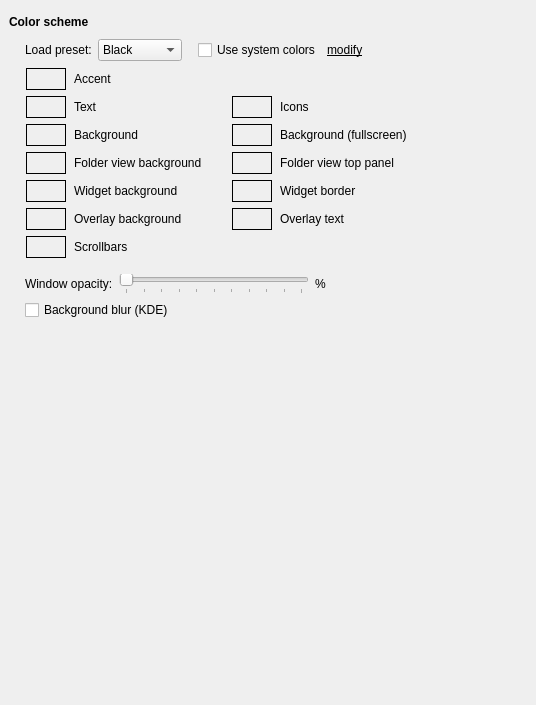
             <widget class="QWidget" name="scrollAreaWidgetContents_2">
              <property name="geometry">
               <rect>
                <x>0</x>
                <y>0</y>
                <width>536</width>
                <height>705</height>
               </rect>
              </property>
              <layout class="QVBoxLayout" name="verticalLayout_25">
               <property name="leftMargin">
                <number>9</number>
               </property>
               <property name="topMargin">
                <number>9</number>
               </property>
               <property name="rightMargin">
                <number>9</number>
               </property>
               <property name="bottomMargin">
                <number>9</number>
               </property>
               <item>
                <spacer name="verticalSpacer_4">
                 <property name="orientation">
                  <enum>Qt::Vertical</enum>
                 </property>
                 <property name="sizeType">
                  <enum>QSizePolicy::Fixed</enum>
                 </property>
                 <property name="sizeHint" stdset="0">
                  <size>
                   <width>20</width>
                   <height>6</height>
                  </size>
                 </property>
                </spacer>
               </item>
               <item>
                <layout class="QHBoxLayout" name="horizontalLayout_9">
                 <property name="leftMargin">
                  <number>0</number>
                 </property>
                 <property name="topMargin">
                  <number>0</number>
                 </property>
                 <property name="rightMargin">
                  <number>0</number>
                 </property>
                 <property name="bottomMargin">
                  <number>0</number>
                 </property>
                 <item>
                  <widget class="QLabel" name="label_38">
                   <property name="font">
                    <font>
                     <bold>true</bold>
                    </font>
                   </property>
                   <property name="frameShape">
                    <enum>QFrame::NoFrame</enum>
                   </property>
                   <property name="text">
                    <string>Color scheme</string>
                   </property>
                   <property name="alignment">
                    <set>Qt::AlignLeading|Qt::AlignLeft|Qt::AlignVCenter</set>
                   </property>
                  </widget>
                 </item>
                 <item>
                  <widget class="QWidget" name="widget_5" native="true">
                   <property name="sizePolicy">
                    <sizepolicy hsizetype="Expanding" vsizetype="Preferred">
                     <horstretch>0</horstretch>
                     <verstretch>0</verstretch>
                    </sizepolicy>
                   </property>
                   <property name="accessibleName">
                    <string notr="true">SLine</string>
                   </property>
                  </widget>
                 </item>
                </layout>
               </item>
               <item>
                <layout class="QVBoxLayout" name="verticalLayout_21">
                 <property name="leftMargin">
                  <number>16</number>
                 </property>
                 <property name="topMargin">
                  <number>4</number>
                 </property>
                 <property name="rightMargin">
                  <number>0</number>
                 </property>
                 <property name="bottomMargin">
                  <number>0</number>
                 </property>
                 <item>
                  <layout class="QHBoxLayout" name="horizontalLayout_3">
                   <property name="leftMargin">
                    <number>0</number>
                   </property>
                   <property name="topMargin">
                    <number>0</number>
                   </property>
                   <item>
                    <widget class="QLabel" name="loadPresetLabel">
                     <property name="text">
                      <string>Load preset:</string>
                     </property>
                    </widget>
                   </item>
                   <item>
                    <widget class="QComboBox" name="themeSelectorComboBox">
                     <property name="sizePolicy">
                      <sizepolicy hsizetype="Minimum" vsizetype="Minimum">
                       <horstretch>0</horstretch>
                       <verstretch>0</verstretch>
                      </sizepolicy>
                     </property>
                     <property name="currentText">
                      <string>Black</string>
                     </property>
                     <item>
                      <property name="text">
                       <string>Black</string>
                      </property>
                     </item>
                     <item>
                      <property name="text">
                       <string>Dark</string>
                      </property>
                     </item>
                     <item>
                      <property name="text">
                       <string>Dark Blue</string>
                      </property>
                     </item>
                     <item>
                      <property name="text">
                       <string>Light</string>
                      </property>
                     </item>
                    </widget>
                   </item>
                   <item>
                    <spacer name="horizontalSpacer_13">
                     <property name="orientation">
                      <enum>Qt::Horizontal</enum>
                     </property>
                     <property name="sizeType">
                      <enum>QSizePolicy::Fixed</enum>
                     </property>
                     <property name="sizeHint" stdset="0">
                      <size>
                       <width>10</width>
                       <height>10</height>
                      </size>
                     </property>
                    </spacer>
                   </item>
                   <item>
                    <widget class="QCheckBox" name="useSystemColorsCheckBox">
                     <property name="text">
                      <string>Use system colors</string>
                     </property>
                    </widget>
                   </item>
                   <item>
                    <widget class="ClickableLabel" name="modifySystemSchemeLabel">
                     <property name="cursor">
                      <cursorShape>PointingHandCursor</cursorShape>
                     </property>
                     <property name="text">
                      <string>&lt;html&gt;&lt;head/&gt;&lt;body&gt;&lt;p&gt;&lt;span style=&quot; text-decoration: underline;&quot;&gt;modify&lt;/span&gt;&lt;/p&gt;&lt;/body&gt;&lt;/html&gt;</string>
                     </property>
                     <property name="textFormat">
                      <enum>Qt::RichText</enum>
                     </property>
                    </widget>
                   </item>
                   <item>
                    <spacer name="horizontalSpacer_18">
                     <property name="orientation">
                      <enum>Qt::Horizontal</enum>
                     </property>
                     <property name="sizeHint" stdset="0">
                      <size>
                       <width>40</width>
                       <height>20</height>
                      </size>
                     </property>
                    </spacer>
                   </item>
                  </layout>
                 </item>
                 <item>
                  <widget class="QWidget" name="colorConfigSubgroup" native="true">
                   <layout class="QGridLayout" name="gridLayout_2">
                    <property name="leftMargin">
                     <number>1</number>
                    </property>
                    <property name="topMargin">
                     <number>1</number>
                    </property>
                    <property name="rightMargin">
                     <number>1</number>
                    </property>
                    <property name="bottomMargin">
                     <number>1</number>
                    </property>
                    <property name="horizontalSpacing">
                     <number>8</number>
                    </property>
                    <item row="4" column="1">
                     <widget class="QLabel" name="label_21">
                      <property name="text">
                       <string>Widget background</string>
                      </property>
                     </widget>
                    </item>
                    <item row="3" column="2">
                     <widget class="ColorSelectorButton" name="colorSelectorFolderviewPanel">
                      <property name="sizePolicy">
                       <sizepolicy hsizetype="Fixed" vsizetype="Fixed">
                        <horstretch>0</horstretch>
                        <verstretch>0</verstretch>
                       </sizepolicy>
                      </property>
                      <property name="minimumSize">
                       <size>
                        <width>40</width>
                        <height>22</height>
                       </size>
                      </property>
                      <property name="cursor">
                       <cursorShape>PointingHandCursor</cursorShape>
                      </property>
                      <property name="accessibleName">
                       <string notr="true"/>
                      </property>
                      <property name="autoFillBackground">
                       <bool>true</bool>
                      </property>
                      <property name="frameShape">
                       <enum>QFrame::Box</enum>
                      </property>
                      <property name="text">
                       <string/>
                      </property>
                     </widget>
                    </item>
                    <item row="0" column="1">
                     <widget class="QLabel" name="label_33">
                      <property name="minimumSize">
                       <size>
                        <width>150</width>
                        <height>0</height>
                       </size>
                      </property>
                      <property name="text">
                       <string>Accent</string>
                      </property>
                     </widget>
                    </item>
                    <item row="1" column="2">
                     <widget class="ColorSelectorButton" name="colorSelectorIcons">
                      <property name="sizePolicy">
                       <sizepolicy hsizetype="Fixed" vsizetype="Fixed">
                        <horstretch>0</horstretch>
                        <verstretch>0</verstretch>
                       </sizepolicy>
                      </property>
                      <property name="minimumSize">
                       <size>
                        <width>40</width>
                        <height>22</height>
                       </size>
                      </property>
                      <property name="accessibleName">
                       <string notr="true"/>
                      </property>
                      <property name="autoFillBackground">
                       <bool>true</bool>
                      </property>
                      <property name="frameShape">
                       <enum>QFrame::Box</enum>
                      </property>
                      <property name="text">
                       <string notr="true"/>
                      </property>
                     </widget>
                    </item>
                    <item row="4" column="3">
                     <widget class="QLabel" name="label_22">
                      <property name="text">
                       <string>Widget border</string>
                      </property>
                     </widget>
                    </item>
                    <item row="5" column="3">
                     <widget class="QLabel" name="label_37">
                      <property name="text">
                       <string>Overlay text</string>
                      </property>
                     </widget>
                    </item>
                    <item row="6" column="0">
                     <widget class="ColorSelectorButton" name="colorSelectorScrollbar">
                      <property name="sizePolicy">
                       <sizepolicy hsizetype="Fixed" vsizetype="Fixed">
                        <horstretch>0</horstretch>
                        <verstretch>0</verstretch>
                       </sizepolicy>
                      </property>
                      <property name="minimumSize">
                       <size>
                        <width>40</width>
                        <height>22</height>
                       </size>
                      </property>
                      <property name="cursor">
                       <cursorShape>PointingHandCursor</cursorShape>
                      </property>
                      <property name="accessibleName">
                       <string notr="true"/>
                      </property>
                      <property name="autoFillBackground">
                       <bool>true</bool>
                      </property>
                      <property name="frameShape">
                       <enum>QFrame::Box</enum>
                      </property>
                      <property name="text">
                       <string/>
                      </property>
                     </widget>
                    </item>
                    <item row="5" column="1">
                     <widget class="QLabel" name="label_36">
                      <property name="text">
                       <string>Overlay background</string>
                      </property>
                     </widget>
                    </item>
                    <item row="0" column="0">
                     <widget class="ColorSelectorButton" name="colorSelectorAccent">
                      <property name="sizePolicy">
                       <sizepolicy hsizetype="Fixed" vsizetype="Fixed">
                        <horstretch>0</horstretch>
                        <verstretch>0</verstretch>
                       </sizepolicy>
                      </property>
                      <property name="minimumSize">
                       <size>
                        <width>40</width>
                        <height>22</height>
                       </size>
                      </property>
                      <property name="cursor">
                       <cursorShape>PointingHandCursor</cursorShape>
                      </property>
                      <property name="accessibleName">
                       <string notr="true"/>
                      </property>
                      <property name="autoFillBackground">
                       <bool>true</bool>
                      </property>
                      <property name="frameShape">
                       <enum>QFrame::Box</enum>
                      </property>
                      <property name="text">
                       <string/>
                      </property>
                     </widget>
                    </item>
                    <item row="5" column="2">
                     <widget class="ColorSelectorButton" name="colorSelectorOverlayText">
                      <property name="sizePolicy">
                       <sizepolicy hsizetype="Fixed" vsizetype="Fixed">
                        <horstretch>0</horstretch>
                        <verstretch>0</verstretch>
                       </sizepolicy>
                      </property>
                      <property name="minimumSize">
                       <size>
                        <width>40</width>
                        <height>22</height>
                       </size>
                      </property>
                      <property name="cursor">
                       <cursorShape>PointingHandCursor</cursorShape>
                      </property>
                      <property name="accessibleName">
                       <string notr="true"/>
                      </property>
                      <property name="autoFillBackground">
                       <bool>true</bool>
                      </property>
                      <property name="frameShape">
                       <enum>QFrame::Box</enum>
                      </property>
                      <property name="text">
                       <string/>
                      </property>
                     </widget>
                    </item>
                    <item row="4" column="0">
                     <widget class="ColorSelectorButton" name="colorSelectorWidget">
                      <property name="sizePolicy">
                       <sizepolicy hsizetype="Fixed" vsizetype="Fixed">
                        <horstretch>0</horstretch>
                        <verstretch>0</verstretch>
                       </sizepolicy>
                      </property>
                      <property name="minimumSize">
                       <size>
                        <width>40</width>
                        <height>22</height>
                       </size>
                      </property>
                      <property name="cursor">
                       <cursorShape>PointingHandCursor</cursorShape>
                      </property>
                      <property name="accessibleName">
                       <string notr="true"/>
                      </property>
                      <property name="autoFillBackground">
                       <bool>true</bool>
                      </property>
                      <property name="frameShape">
                       <enum>QFrame::Box</enum>
                      </property>
                      <property name="text">
                       <string/>
                      </property>
                     </widget>
                    </item>
                    <item row="4" column="2">
                     <widget class="ColorSelectorButton" name="colorSelectorWidgetBorder">
                      <property name="sizePolicy">
                       <sizepolicy hsizetype="Fixed" vsizetype="Fixed">
                        <horstretch>0</horstretch>
                        <verstretch>0</verstretch>
                       </sizepolicy>
                      </property>
                      <property name="minimumSize">
                       <size>
                        <width>40</width>
                        <height>22</height>
                       </size>
                      </property>
                      <property name="cursor">
                       <cursorShape>PointingHandCursor</cursorShape>
                      </property>
                      <property name="accessibleName">
                       <string notr="true"/>
                      </property>
                      <property name="autoFillBackground">
                       <bool>true</bool>
                      </property>
                      <property name="frameShape">
                       <enum>QFrame::Box</enum>
                      </property>
                      <property name="text">
                       <string/>
                      </property>
                     </widget>
                    </item>
                    <item row="2" column="3">
                     <widget class="QLabel" name="label_35">
                      <property name="text">
                       <string>Background (fullscreen)</string>
                      </property>
                     </widget>
                    </item>
                    <item row="3" column="0">
                     <widget class="ColorSelectorButton" name="colorSelectorFolderview">
                      <property name="sizePolicy">
                       <sizepolicy hsizetype="Fixed" vsizetype="Fixed">
                        <horstretch>0</horstretch>
                        <verstretch>0</verstretch>
                       </sizepolicy>
                      </property>
                      <property name="minimumSize">
                       <size>
                        <width>40</width>
                        <height>22</height>
                       </size>
                      </property>
                      <property name="cursor">
                       <cursorShape>PointingHandCursor</cursorShape>
                      </property>
                      <property name="accessibleName">
                       <string notr="true"/>
                      </property>
                      <property name="autoFillBackground">
                       <bool>true</bool>
                      </property>
                      <property name="frameShape">
                       <enum>QFrame::Box</enum>
                      </property>
                      <property name="text">
                       <string/>
                      </property>
                     </widget>
                    </item>
                    <item row="1" column="3">
                     <widget class="QLabel" name="label_14">
                      <property name="text">
                       <string>Icons</string>
                      </property>
                     </widget>
                    </item>
                    <item row="5" column="0">
                     <widget class="ColorSelectorButton" name="colorSelectorOverlay">
                      <property name="sizePolicy">
                       <sizepolicy hsizetype="Fixed" vsizetype="Fixed">
                        <horstretch>0</horstretch>
                        <verstretch>0</verstretch>
                       </sizepolicy>
                      </property>
                      <property name="minimumSize">
                       <size>
                        <width>40</width>
                        <height>22</height>
                       </size>
                      </property>
                      <property name="cursor">
                       <cursorShape>PointingHandCursor</cursorShape>
                      </property>
                      <property name="accessibleName">
                       <string notr="true"/>
                      </property>
                      <property name="autoFillBackground">
                       <bool>true</bool>
                      </property>
                      <property name="frameShape">
                       <enum>QFrame::Box</enum>
                      </property>
                      <property name="text">
                       <string/>
                      </property>
                     </widget>
                    </item>
                    <item row="6" column="1">
                     <widget class="QLabel" name="label_32">
                      <property name="text">
                       <string>Scrollbars</string>
                      </property>
                     </widget>
                    </item>
                    <item row="1" column="0">
                     <widget class="ColorSelectorButton" name="colorSelectorText">
                      <property name="sizePolicy">
                       <sizepolicy hsizetype="Fixed" vsizetype="Fixed">
                        <horstretch>0</horstretch>
                        <verstretch>0</verstretch>
                       </sizepolicy>
                      </property>
                      <property name="minimumSize">
                       <size>
                        <width>40</width>
                        <height>22</height>
                       </size>
                      </property>
                      <property name="cursor">
                       <cursorShape>PointingHandCursor</cursorShape>
                      </property>
                      <property name="accessibleName">
                       <string notr="true"/>
                      </property>
                      <property name="autoFillBackground">
                       <bool>true</bool>
                      </property>
                      <property name="frameShape">
                       <enum>QFrame::Box</enum>
                      </property>
                      <property name="text">
                       <string/>
                      </property>
                     </widget>
                    </item>
                    <item row="2" column="0">
                     <widget class="ColorSelectorButton" name="colorSelectorBackground">
                      <property name="sizePolicy">
                       <sizepolicy hsizetype="Fixed" vsizetype="Fixed">
                        <horstretch>0</horstretch>
                        <verstretch>0</verstretch>
                       </sizepolicy>
                      </property>
                      <property name="minimumSize">
                       <size>
                        <width>40</width>
                        <height>22</height>
                       </size>
                      </property>
                      <property name="cursor">
                       <cursorShape>PointingHandCursor</cursorShape>
                      </property>
                      <property name="accessibleName">
                       <string notr="true"/>
                      </property>
                      <property name="autoFillBackground">
                       <bool>true</bool>
                      </property>
                      <property name="frameShape">
                       <enum>QFrame::Box</enum>
                      </property>
                      <property name="text">
                       <string/>
                      </property>
                     </widget>
                    </item>
                    <item row="3" column="3">
                     <widget class="QLabel" name="label_31">
                      <property name="text">
                       <string>Folder view top panel</string>
                      </property>
                     </widget>
                    </item>
                    <item row="3" column="1">
                     <widget class="QLabel" name="label_23">
                      <property name="text">
                       <string>Folder view background</string>
                      </property>
                     </widget>
                    </item>
                    <item row="2" column="2">
                     <widget class="ColorSelectorButton" name="colorSelectorFullscreen">
                      <property name="sizePolicy">
                       <sizepolicy hsizetype="Fixed" vsizetype="Fixed">
                        <horstretch>0</horstretch>
                        <verstretch>0</verstretch>
                       </sizepolicy>
                      </property>
                      <property name="minimumSize">
                       <size>
                        <width>40</width>
                        <height>22</height>
                       </size>
                      </property>
                      <property name="cursor">
                       <cursorShape>PointingHandCursor</cursorShape>
                      </property>
                      <property name="accessibleName">
                       <string notr="true"/>
                      </property>
                      <property name="autoFillBackground">
                       <bool>true</bool>
                      </property>
                      <property name="frameShape">
                       <enum>QFrame::Box</enum>
                      </property>
                      <property name="text">
                       <string notr="true"/>
                      </property>
                     </widget>
                    </item>
                    <item row="1" column="1">
                     <widget class="QLabel" name="label_11">
                      <property name="text">
                       <string>Text</string>
                      </property>
                     </widget>
                    </item>
                    <item row="2" column="1">
                     <widget class="QLabel" name="label_34">
                      <property name="text">
                       <string>Background</string>
                      </property>
                     </widget>
                    </item>
                    <item row="1" column="4">
                     <spacer name="horizontalSpacer_28">
                      <property name="orientation">
                       <enum>Qt::Horizontal</enum>
                      </property>
                      <property name="sizeHint" stdset="0">
                       <size>
                        <width>40</width>
                        <height>20</height>
                       </size>
                      </property>
                     </spacer>
                    </item>
                   </layout>
                  </widget>
                 </item>
                 <item>
                  <spacer name="verticalSpacer_9">
                   <property name="orientation">
                    <enum>Qt::Vertical</enum>
                   </property>
                   <property name="sizeType">
                    <enum>QSizePolicy::Fixed</enum>
                   </property>
                   <property name="sizeHint" stdset="0">
                    <size>
                     <width>20</width>
                     <height>9</height>
                    </size>
                   </property>
                  </spacer>
                 </item>
                 <item>
                  <layout class="QHBoxLayout" name="horizontalLayout_14">
                   <property name="topMargin">
                    <number>0</number>
                   </property>
                   <item>
                    <widget class="QLabel" name="label_5">
                     <property name="text">
                      <string>Window opacity:</string>
                     </property>
                    </widget>
                   </item>
                   <item>
                    <widget class="QSlider" name="bgOpacitySlider">
                     <property name="sizePolicy">
                      <sizepolicy hsizetype="Preferred" vsizetype="Preferred">
                       <horstretch>0</horstretch>
                       <verstretch>0</verstretch>
                      </sizepolicy>
                     </property>
                     <property name="minimumSize">
                      <size>
                       <width>190</width>
                       <height>10</height>
                      </size>
                     </property>
                     <property name="maximum">
                      <number>100</number>
                     </property>
                     <property name="orientation">
                      <enum>Qt::Horizontal</enum>
                     </property>
                     <property name="tickPosition">
                      <enum>QSlider::TicksBelow</enum>
                     </property>
                     <property name="tickInterval">
                      <number>10</number>
                     </property>
                    </widget>
                   </item>
                   <item>
                    <widget class="QLabel" name="bgOpacityPercentLabel">
                     <property name="sizePolicy">
                      <sizepolicy hsizetype="Fixed" vsizetype="Preferred">
                       <horstretch>0</horstretch>
                       <verstretch>0</verstretch>
                      </sizepolicy>
                     </property>
                     <property name="minimumSize">
                      <size>
                       <width>60</width>
                       <height>0</height>
                      </size>
                     </property>
                     <property name="maximumSize">
                      <size>
                       <width>60</width>
                       <height>16777215</height>
                      </size>
                     </property>
                     <property name="text">
                      <string>%</string>
                     </property>
                     <property name="alignment">
                      <set>Qt::AlignLeading|Qt::AlignLeft|Qt::AlignVCenter</set>
                     </property>
                    </widget>
                   </item>
                   <item>
                    <spacer name="horizontalSpacer_14">
                     <property name="orientation">
                      <enum>Qt::Horizontal</enum>
                     </property>
                     <property name="sizeHint" stdset="0">
                      <size>
                       <width>40</width>
                       <height>20</height>
                      </size>
                     </property>
                    </spacer>
                   </item>
                  </layout>
                 </item>
                 <item>
                  <widget class="QCheckBox" name="blurBackgroundCheckBox">
                   <property name="text">
                    <string>Background blur (KDE)</string>
                   </property>
                  </widget>
                 </item>
                </layout>
               </item>
               <item>
                <spacer name="verticalSpacer_11">
                 <property name="orientation">
                  <enum>Qt::Vertical</enum>
                 </property>
                 <property name="sizeType">
                  <enum>QSizePolicy::Expanding</enum>
                 </property>
                 <property name="sizeHint" stdset="0">
                  <size>
                   <width>20</width>
                   <height>152</height>
                  </size>
                 </property>
                </spacer>
               </item>
              </layout>
             </widget>
